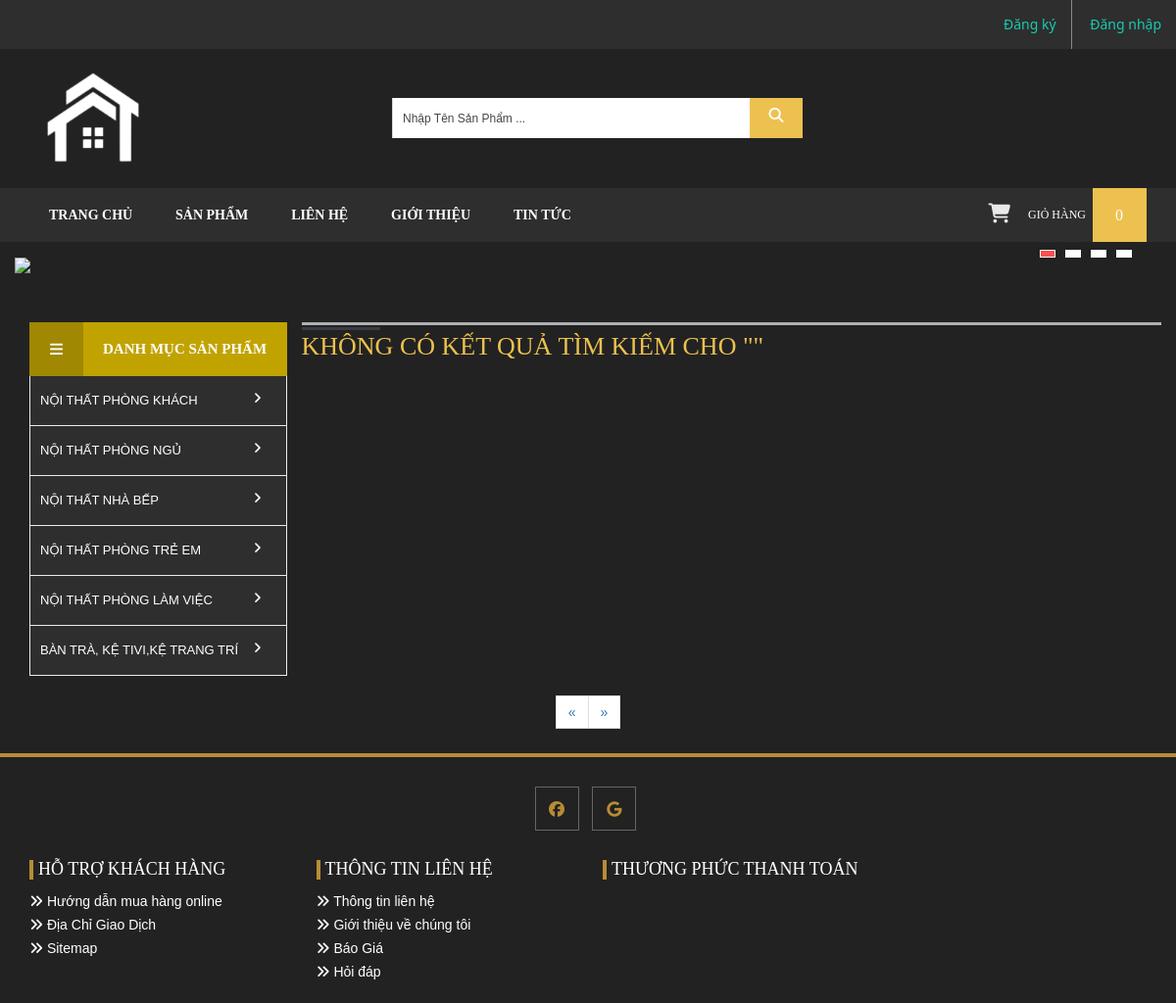
Screenshot of /search.php with the database file from the repository.
### tables this page shows
CREATE TABLE `category` (
  `id` int(11) NOT NULL,
  `name` varchar(100) DEFAULT NULL,
  `parent` int(11) DEFAULT 0,
  `status` tinyint(1) DEFAULT 1
);

### left.php (the view)
<?php include'sql/connect.php'; ?>
<?php
    $cats =   mysqli_query($conn,"SELECT c.id,c.name FROM category c LEFT JOIN product p on c.id = p.category_id WHERE c.status = 1
    GROUP BY c.id,c.name,p.category_id");
    ?>
    <div class="col-lg-3 col-md-3 col-sm-3 col-xs-12 hidden-xs">
    <div class="left-category-menu">
        <div class="left-product-cat">
            <div class="category-heading">
                <h2>Danh Mục Sản Phẩm</h2>
            </div>
            <div class="category-menu-list">
                <ul>
                    <?php
                    foreach ($cats as $cat) {
                    ?>
                    <li>
                        <a href="category.php?id=<?php echo $cat['id'] ?>"><i class="fa-solid fa-angle-right"></i><?php echo $cat['name'];?></a>
                    </li>
                        <?php } ?>
                </ul>
            </div>
        </div>
    </div>
</div>

### css/style.css (style rules this page uses)
:root { --main-text-font: 'Bitter', serif;; }
*, html { margin: 0; padding: 0 }
body { font-family: "arial",serif; color:#ffffff; background-color: #222222; }
h1, h2, h3, h4, h5, h6 { font-weight: normal; margin: 0; color:#ffffff; font-family: 'Bitter', serif; }
a { color:#777; }
ul { margin: 0; padding: 0; list-style: none; }
a { text-decoration: none; }
* { -webkit-border-radius: 0 !important; -moz-border-radius: 0 !important; border-radius: 0 !important; }
body.index-2 .left-category-menu { margin-top:50px; }
body.index-2 .category-heading h2 { background: #c1a300 none repeat scroll 0 0; color: #fff; cursor: pointer; font-size:15px; font-weight: bold; line-height:55px; margin: 0; overflow: hidden; padding: 0; position: relative; text-overflow: ellipsis; text-transform: uppercase; white-space: nowrap; word-wrap: break-word; }
body.index-2 .category-heading h2:before { background: #a08803 none repeat scroll 0 0; content: ""; display: block; float: left; font-family: "FontAwesome"; font-size: 15px; font-weight: normal; height: 55px; line-height: 55px; margin-right: 20px; text-align: center; width: 55px; }
body.index-2 .category-menu-list { border:1px solid #ebebeb; border-top:0px solid #000; position: relative; width: 100%; z-index: 1000; }
body.index-2 .category-menu-list ul li { background: #2e2e2e none repeat scroll 0 0; border-bottom: 1px solid #ebebeb; position: relative; }
body.index-2 .category-menu-list ul li:last-child { border-bottom: 0px solid #ebebeb; }
body.index-2 .category-menu-list ul li a { position:relative; color: #ffffff; display: block; font-size:13px; line-height:50px; margin-left: 10px; font-weight:normal; overflow: hidden; transition: background 300ms ease 0s; text-decoration: none; text-overflow: ellipsis; text-transform: uppercase; white-space: nowrap; word-wrap: break-word; }
body.index-2 .category-menu-list ul li a i { line-height:45px; position:absolute; top:0; right:25px; }

### rows the page displays
category: name "NỘI THẤT PHÒNG KHÁCH"
category: name "NỘI THẤT PHÒNG NGỦ"
category: name "NỘI THẤT NHÀ BẾP"
category: name "NỘI THẤT PHÒNG TRẺ EM"
category: name "NỘI THẤT PHÒNG LÀM VIỆC"
category: name "BÀN TRÀ, KỆ TIVI,KỆ TRANG TRÍ"

### other values shown
tong_so_luong() "0"
